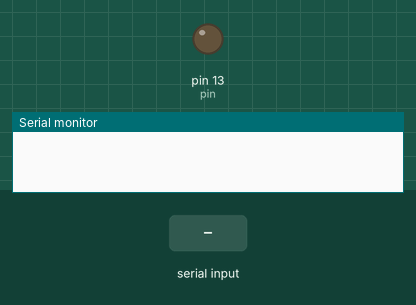
Recording of a sketch running on a simulated Arduino Uno, built with avr-gcc and run on an emulated ATmega328P. Shown: output pins drawn as LEDs (lit = HIGH), the last lines printed to the serial monitor. The test bench sets the inputs (shaded band).

Above: at 1.2 s.
1.3 s: "A" received over Serial
At 2.5 s:
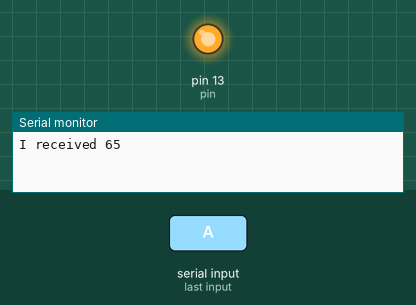
Timing chart, 0 to 4.8 s (numbered marks = the images above; inputs shaded):
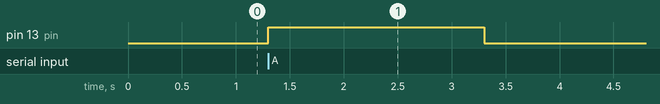

Measured:
- after the input at 1.3 s, pin 13 (pin): LOW → HIGH at once, → LOW 2.0 s later

The sketch:

serial_communication.ino
```cpp
int character = 0;
int pin = 13;

void setup() {
  // put your setup code here, to run once:
  Serial.begin(9600);
  pinMode(pin, OUTPUT);
}

void loop() {
  // put your main code here, to run repeatedly:
  if(Serial.available() > 0){
    character = Serial.read();
    if(character == 65)
    {
    Serial.print("I received ");
    Serial.println(character, DEC);
    digitalWrite(pin, HIGH);
    delay(2000);
    }
  }
  else
  {
    digitalWrite(pin, LOW);
  }
}
```
